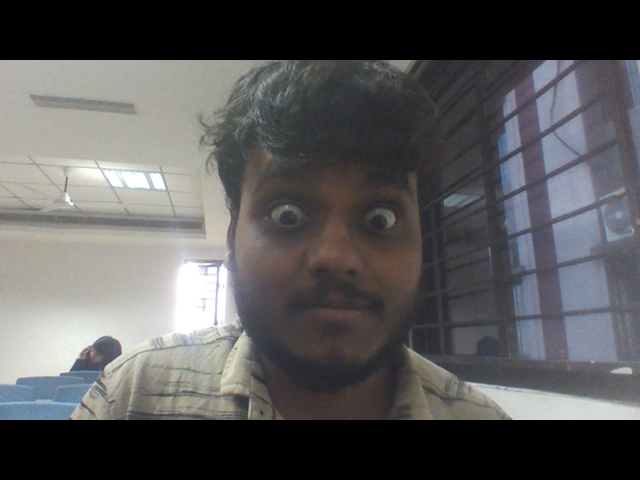
#> input picture dataset/atanu/00034.png, 640 x 480 px
$ python -i imagebrightness.py   (imports and definitions only)
#> lines starting #> are read from the running program, lines starting #| are printed output that depends on the picture; after the words box and inside, x2 and y2 are one past the last pixel; in counts of white or black regions, pixels touching at a corner belong together
#> further down, picture is the input picture: shape (480, 640, 3); mean B, G, R 88.9, 88.2, 88.8
from PIL import Image, ImageEnhance
import cv2


def increase_brightness(img, value=30):
#> called with value = 30
    hsv = cv2.cvtColor(img, cv2.COLOR_BGR2HSV)
#> hsv: shape (480, 640, 3); mean H, S, V 52.5, 20.2, 93.3
    h, s, v = cv2.split(hsv)
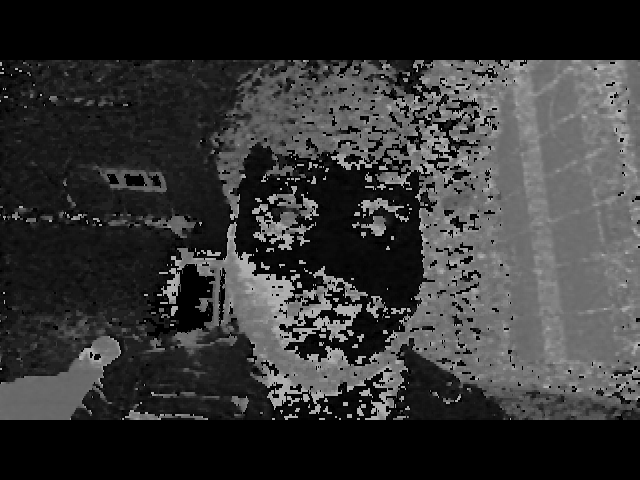
#> h: shape (480, 640); min 0, max 179, mean 52.5
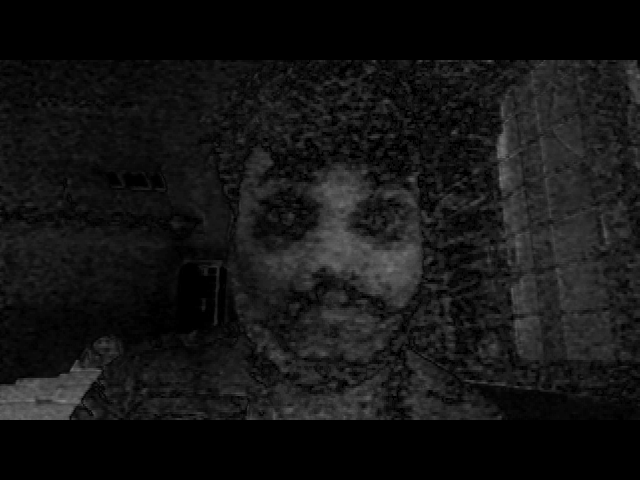
#> s: shape (480, 640); min 0, max 131, mean 20.2
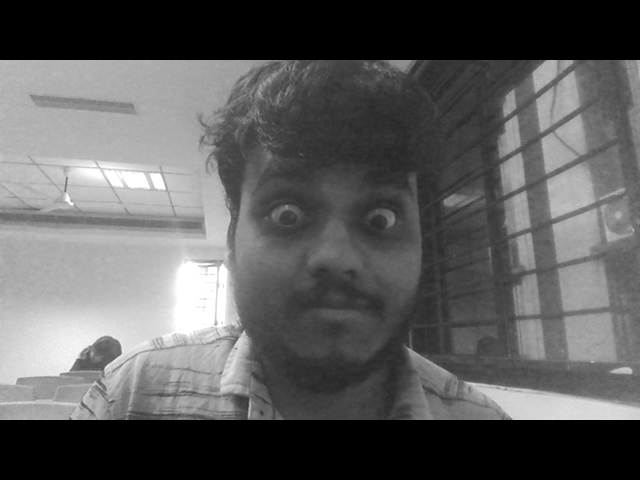
#> v: shape (480, 640); min 0, max 255, mean 93.3

    lim = 255 - value
    v[v > lim] = 255
#> v: shape (480, 640); 1.46% of pixels changed, all inside (x1, y1, x2, y2) = (15, 163, 235, 381)
    v[v <= lim] += value
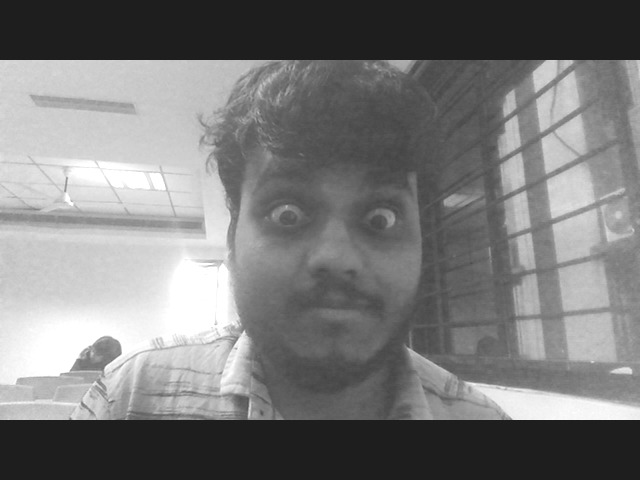
#> v: shape (480, 640); min 30, max 255, mean 122.9

    final_hsv = cv2.merge((h, s, v))
#> final_hsv: shape (480, 640, 3); mean H, S, V 52.5, 20.2, 122.9
    img = cv2.cvtColor(final_hsv, cv2.COLOR_HSV2BGR)
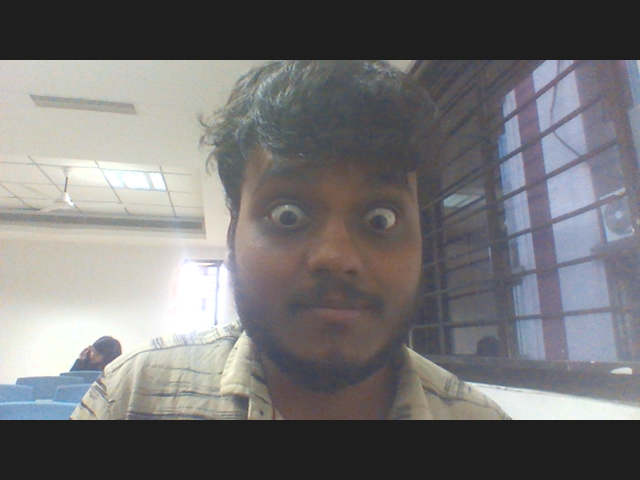
#> img: shape (480, 640, 3); mean B, G, R 117.1, 116, 117
    return img

# [1 line not run here, left out]

# [1 line that did not run here, left out]
# [1 line not run here, left out]

>>> import cv2
>>> picture = cv2.imread('dataset/atanu/00034.png')
>>> result = increase_brightness(picture)
